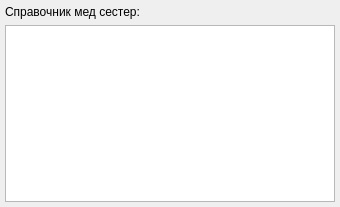
<?xml version="1.0" encoding="UTF-8"?>
<ui version="4.0">
 <class>Form</class>
 <widget class="QWidget" name="Form">
  <property name="geometry">
   <rect>
    <x>0</x>
    <y>0</y>
    <width>340</width>
    <height>207</height>
   </rect>
  </property>
  <property name="windowTitle">
   <string>Form</string>
  </property>
  <layout class="QGridLayout" name="gridLayout">
   <property name="leftMargin">
    <number>5</number>
   </property>
   <property name="topMargin">
    <number>5</number>
   </property>
   <property name="rightMargin">
    <number>5</number>
   </property>
   <property name="bottomMargin">
    <number>5</number>
   </property>
   <item row="1" column="0">
    <widget class="QTableView" name="table"/>
   </item>
   <item row="0" column="0">
    <widget class="QLabel" name="label_dict_name">
     <property name="text">
      <string>Справочник мед сестер:</string>
     </property>
    </widget>
   </item>
  </layout>
 </widget>
 <resources/>
 <connections/>
</ui>
